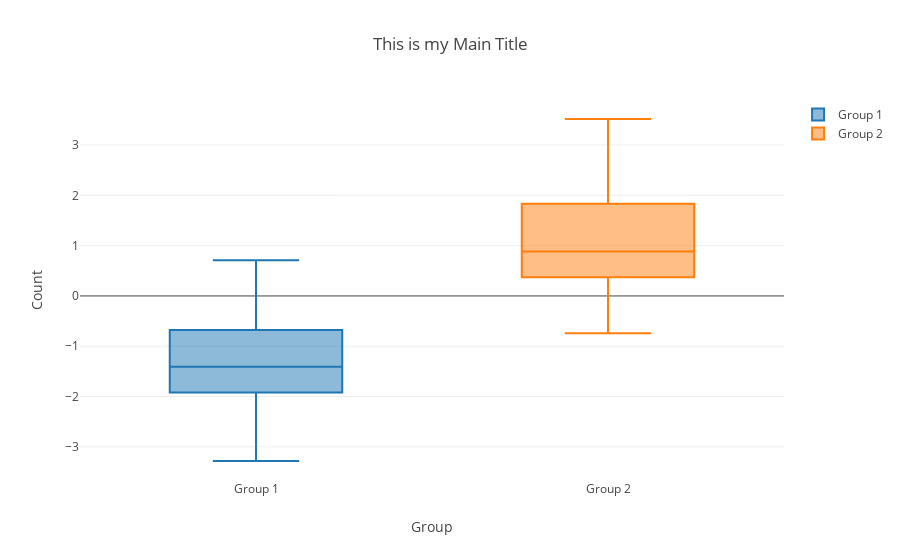

The code cell stored with this chart in its notebook:
### Markdown cell above
Generate the box and whisker plots using Plotly

### Code cell
from plotly.offline import download_plotlyjs, init_notebook_mode, plot, iplot
init_notebook_mode(connected=True)
import plotly.graph_objs as go

trace0 = go.Box(y=y0, name="Group 1")
trace1 = go.Box(y=y1, name="Group 2")
data = [trace0, trace1] 

layout = go.Layout(
    title='This is my Main Title',
    yaxis=dict(
        title='Count',
    ),
    xaxis=dict(
        title='Group',
    ),
)

fig = go.Figure(data=data, layout=layout)
iplot(fig)

### Figure 1 — Plotly figure (JSON) as saved in the notebook; plotly's stock layout.template omitted (floating-point values rounded to 4 significant figures)
{"data": [{"name": "Group 1", "type": "box", "y": [-2.69, -1.393, -2.319, -1.568, -0.8287, -3.097, -1.439, -2.875, -1.686, -1.586, -1.615, -0.9277, -0.1179, -2.822, -2.113, -1.415, 0.3171, -2.014, -2.221, -1.998, -1.371, -0.2161, 0.7101, -1.007, 0.1436, -0.4568, -1.279, -0.128, -1.921, -1.914, -0.8631, -1.254, -1.594, -0.343, 0.1405, -1.593, -0.6766, -0.5949, -1.405, -0.9368, -1.179, 0.122, -1.566, -2.18, -0.2958, -0.7154, -2.158, -1.521, -3.281, -1.856]}, {"name": "Group 2", "type": "box", "y": [2.249, 0.3737, 0.4556, 0.2227, 3.518, 2.186, 1.372, 0.9376, 1.651, 1.833, 2.779, 0.62, 0.7825, 2.817, 0.4692, 1.634, 1.852, 2.525, 1.963, 0.318, -0.744, 0.09035, 0.3388, 0.7162, 0.006084, -0.003787, 0.5812, 2.276, 1.29, 1.147, 1.242, -0.3601, 0.5259, 1.117, 2.207, 1.71, 0.7508, 1.609, 0.3704, 1.601, 0.4418, 0.4588, 1.117, 0.1092, 2.404, 0.7899, 2.432, 0.05221, 0.8266, -0.4411]}], "layout": {"title": "This is my Main Title", "xaxis": {"title": "Group"}, "yaxis": {"title": "Count"}}}
